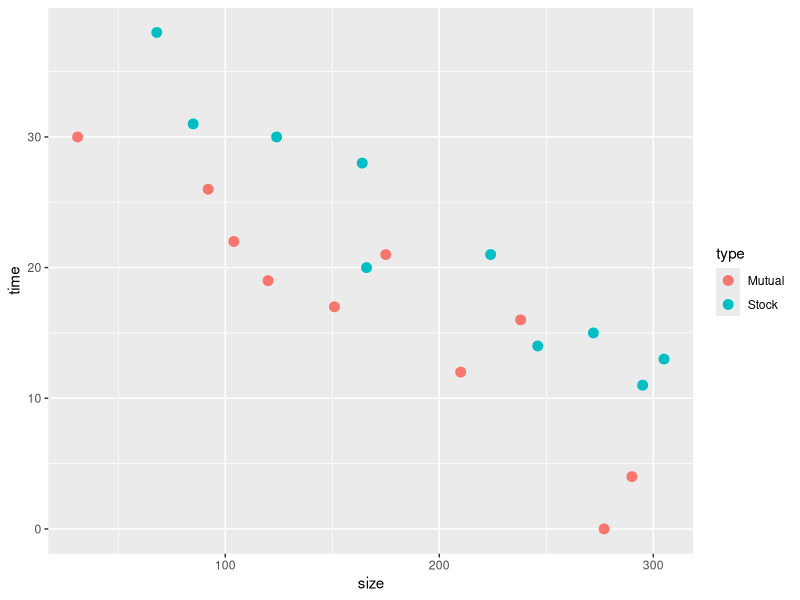
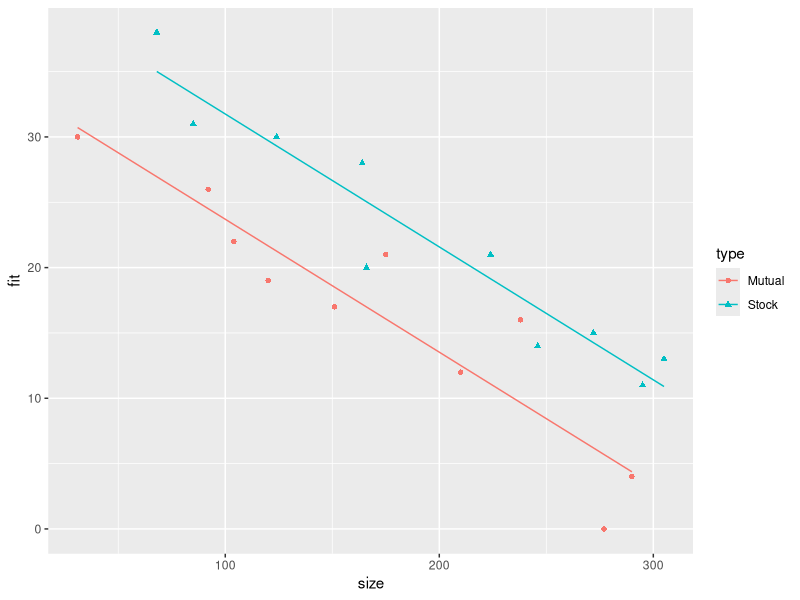

The R source for these figures, in order: (Note: this script raises an error after producing the figures.)
  # 1203. Multivariable Regression ####
# Innovation in insurance industry

library(ggplot2)

insuracne <- read.csv("insurance.csv")
ggplot(insuracne,aes(x=size,y=time,color=type)) + geom_point(size=3)

cor(insuracne$time,insuracne$size)
# 음의 상관관계가 나온다. 그림또한 비슷하다.

formula <- as.formula("time~size+type")

model1 <- lm(time~size+type,insuracne)
summary(model1)

# Machine learning 에서 배운 Matirx의 합으로 수식을 최소화하는 방법과 같다. 
model.matrix(time~size+type,insuracne)

model1$fitted.values


# Graph

insuracne$fit = model1$fitted.values
gg <- ggplot(insuracne,aes(y=fit,x=size,group=type,color=type)) + geom_line() 
gg + geom_point(aes(y=time,x=size,shape=type))



# Reference Level 조정. 
# type(0 if stock, 1 if mutual)

insuracne$type = relevel(insuracne$type,ref="Stock")
model2 = lm(time ~ ., insuracne)
summary(model2)

model.matrix(time~size+type,insuracne)

insuracne$fit = model2$fitted.values
gg <- ggplot(insuracne,aes(y=fit,x=size,group=type,color=type)) + geom_line() 
gg + geom_point(aes(y=time,x=size,shape=type))

insuracne <- insuracne[,-c(4)] # if there is fit_value, delete fit_value

# Making dummy variable ( Effect coding )
model3 = lm(time~.,insuracne,contrasts = list(type=contr.sum))
model.matrix(time~.,insuracne,contrasts = list(type=contr.sum))
contr.sum(insuracne$type)

insuracne$fit = model3$fitted.values
gg <- ggplot(insuracne,aes(y=fit,x=size,group=type,color=type)) + geom_line() 
gg + geom_point(aes(y=time,x=size,shape=type))

df <- data.frame(m3 = model3$fitted.values, m2 = model2$fitted.values)



# over two level ####
# Country demographic information 
# 미국의 가장 인구가 많은 440개 county 의 자료

cdi <- read.csv("CDI.csv")
# y = crime
# x1 = pop
# region 지역 : (1=NE,2=NC,3=S,4=W)

cdi$region <- as.factor(cdi$region)
model_cdi <- lm(crime ~ pop + region, data=cdi)
summary(model_cdi)

model.matrix(crime ~ pop + region, data=cdi)

# anova 
anova(model_cdi)
# df = 3 -> b1,b2,b3이 동시에 0인지 확인하기 위한 Degree of freedom
# 기각이다. 같지 않다.

plot(model_cdi)
# 6번 Outlier 
cdi[6,]

cdi2 <- cdi[-6,]
model_cdi2 <- lm(crime ~ pop + region, data=cdi2)
summary(model_cdi2)
anova(model_cdi2)


model_cdi3 <- lm(crime ~ pop + region, data=cdi2, contrasts = list(region=contr.sum))
summary(model_cdi3)

# 평균 .
#(Intercept) -6.300e+03  6.983e+02  -9.022  < 2e-16 ***
#  pop          8.008e-02  9.561e-04  83.754  < 2e-16 ***
# region 1일때가 평균보다 -7.267e+03 

cdi2$fit = model_cdi2$fitted.values
gg <- ggplot(cdi2,aes(x=pop,y=fit,color=region)) + geom_line()
gg + geom_point(aes(x=pop,y=crime,shape=region))


model_cdi4 <- lm(crime ~ pop+region+pop*region,data=cdi2)
anova(model_cdi4)
# p-value < 0.05 차이가 잇다. 즉, 넣는것이 좋다.


# 교호작용 insurance data ####

model4 <- lm(time ~ size+type + size*type,insuracne)
anova(model4) 
# pvalue > 0.05 즉, 같다고 보면된다.


# 연속형변수
model_cdi5 <- lm(crime~pop+unemployment+pop*unemployment,cdi2)


# 교호작용을 적용할때 
# Centering 을 해주고 교호작용을 넣는 것이 좋다. 
# 선형관계가 강해질 수 있기 때문에 평균이 0이되도록 
# x1 - x-bar
# x2 - x-bar 해서 사용.
